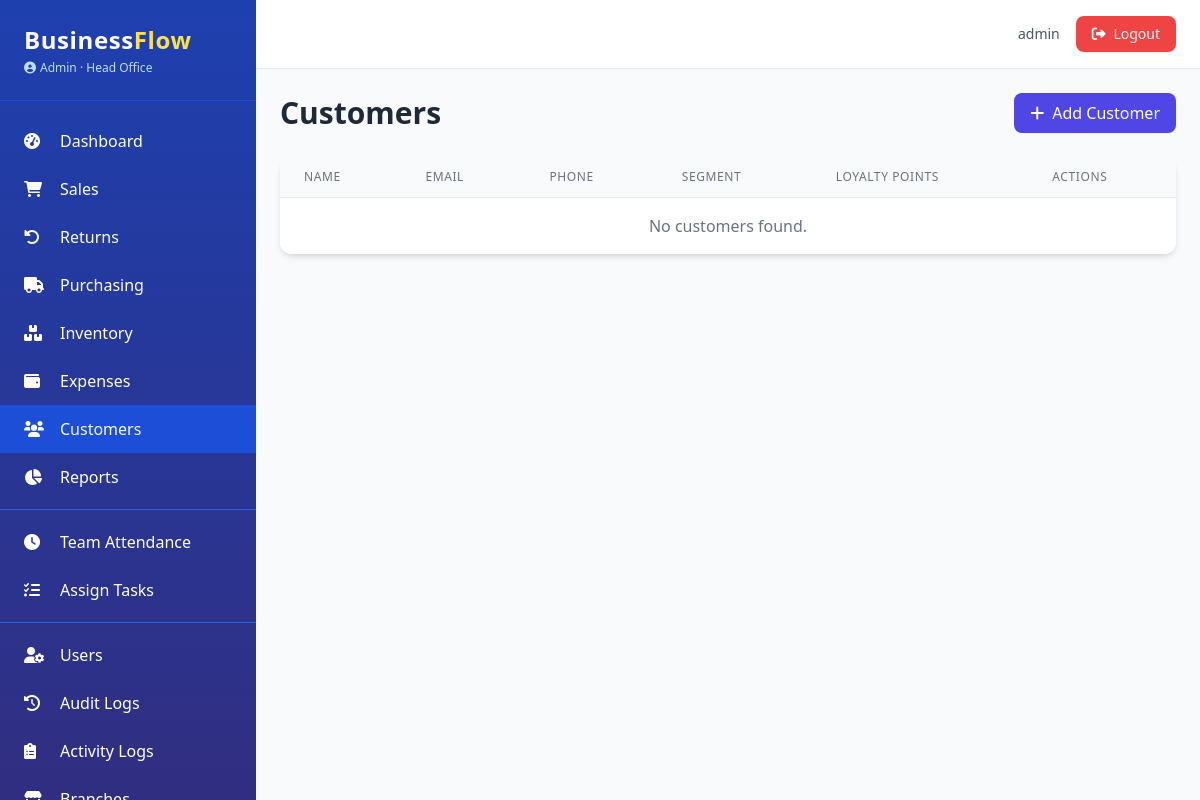
Before: /crm/customers (signed in) with the older database file.
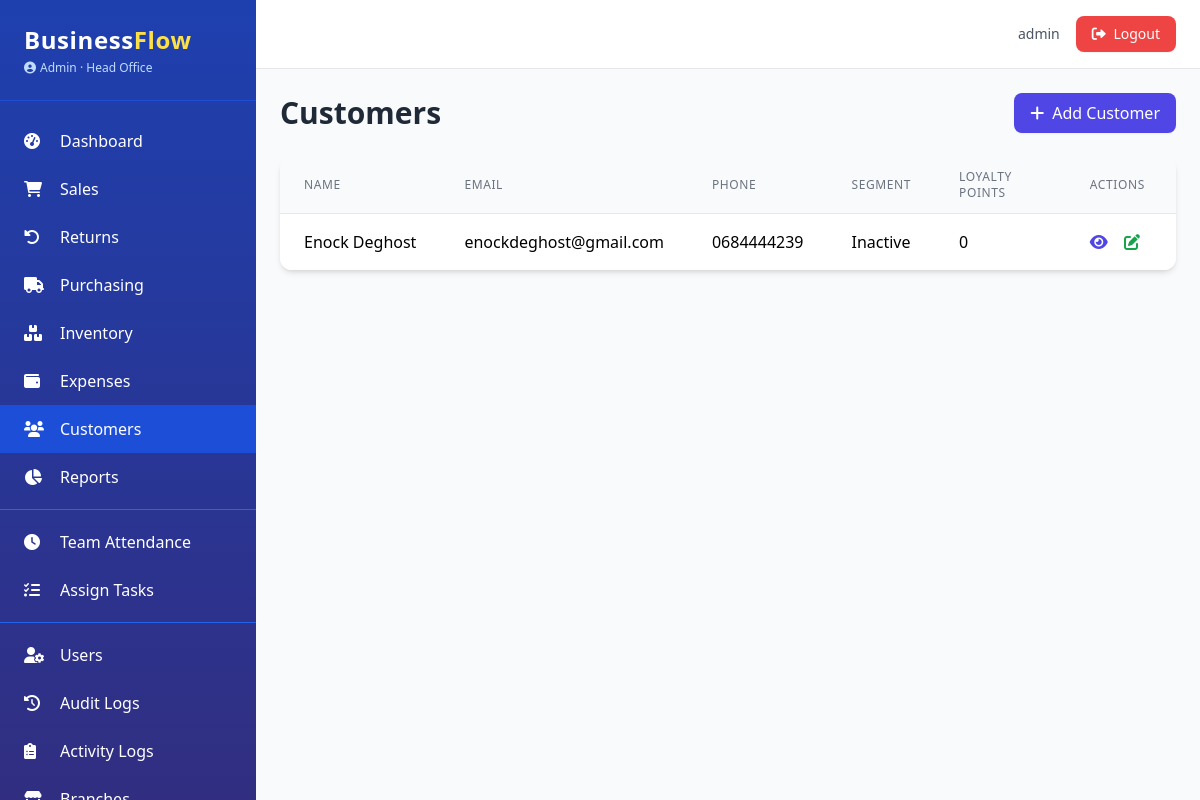
After: the same page with the newer database file.
### app.py (models this page shows, shortened)
class AuditMixin:
    @declared_attr
    def created_at(cls):
        return db.Column(db.DateTime, default=datetime.utcnow)

class SoftDeleteMixin:
    @classmethod
    def query_active(cls):
        return cls.query.filter(cls.deleted_at.is_(None))

class Customer(db.Model, AuditMixin, SoftDeleteMixin):
    __tablename__ = 'customers'
    id = db.Column(db.Integer, primary_key=True)
    name = db.Column(db.String(100), nullable=False)
    email = db.Column(db.String(120))
    phone = db.Column(db.String(20))
    address = db.Column(db.Text)
    loyalty_points = db.Column(db.Integer, default=0)
    segment = db.Column(db.String(50), default='Regular')
    birth_date = db.Column(db.Date)
    tax_id = db.Column(db.String(50))
    branch_id = db.Column(db.Integer, db.ForeignKey('branches.id'), nullable=True)
    branch = db.relationship('Branch')
    communications = db.relationship('CommunicationLog', backref='customer', lazy='dynamic')

### app.py (the view)
@crm_bp.route('/customers')
@login_required
@permission_required('view_customers')
def customer_list():
    page = request.args.get('page', 1, type=int)
    per_page = app.config.get('ITEMS_PER_PAGE', 20)
    query = Customer.query_active()
    pagination = query.order_by(Customer.created_at.desc()).paginate(page=page, per_page=per_page, error_out=False)
    return render_template('crm/list.html', pagination=pagination)

### app.py (called while the page is built)
@login_manager.user_loader
def load_user(user_id):
    return User.query_active().filter_by(id=int(user_id)).first()

def permission_required(permission):
    def decorator(f):
        @wraps(f)
        def decorated_function(*args, **kwargs):
            if not current_user.is_authenticated:
                abort(403)
            if not current_user.has_permission(permission):
                abort(403)
            return f(*args, **kwargs)
        return decorated_function
    return decorator

@app.context_processor
def inject_now():
    return {'now': datetime.utcnow(), 'current_year': datetime.utcnow().year}

    @property
    def is_admin(self):
        return self.role == 'Admin'

    def has_permission(self, perm):
        if self.is_admin:
            return True
        return perm in (self.permissions or [])

### templates/crm/list.html (shortened to what this page needs)
{% extends "base.html" %}
{% block content %}
<div class="flex justify-between items-center mb-6">
    <h1 class="text-3xl font-bold text-gray-800">Customers</h1>
    {% if current_user.has_permission('edit_customers') %}
    <a href="{{ url_for('crm.new_customer') }}" class="bg-indigo-600 hover:bg-indigo-700 text-white px-4 py-2 rounded-lg shadow-sm">
        <i class="fas fa-plus mr-2"></i>Add Customer
    </a>
    {% endif %}
</div>
<div class="bg-white rounded-xl shadow-md overflow-hidden">
    <table class="min-w-full divide-y divide-gray-200">
        <thead class="bg-gray-50">
            <tr>
                <th class="px-6 py-3 text-left text-xs font-medium text-gray-500 uppercase tracking-wider">Name</th>
                <th class="px-6 py-3 text-left text-xs font-medium text-gray-500 uppercase tracking-wider">Email</th>
                <th class="px-6 py-3 text-left text-xs font-medium text-gray-500 uppercase tracking-wider">Phone</th>
                <th class="px-6 py-3 text-left text-xs font-medium text-gray-500 uppercase tracking-wider">Segment</th>
                <th class="px-6 py-3 text-left text-xs font-medium text-gray-500 uppercase tracking-wider">Loyalty Points</th>
                <th class="px-6 py-3 text-left text-xs font-medium text-gray-500 uppercase tracking-wider">Actions</th>
            </tr>
        </thead>
        <tbody class="bg-white divide-y divide-gray-200">
            {% for customer in pagination.items %}
            <tr class="hover:bg-gray-50">
                <td class="px-6 py-4 whitespace-nowrap">{{ customer.name }}</td>
                <td class="px-6 py-4 whitespace-nowrap">{{ customer.email or '—' }}</td>
                <td class="px-6 py-4 whitespace-nowrap">{{ customer.phone or '—' }}</td>
                <td class="px-6 py-4 whitespace-nowrap">{{ customer.segment }}</td>
                <td class="px-6 py-4 whitespace-nowrap">{{ customer.loyalty_points }}</td>
                <td class="px-6 py-4 whitespace-nowrap">
                    <a href="{{ url_for('crm.customer_detail_view', customer_id=customer.id) }}" class="text-indigo-600 hover:text-indigo-900 mr-3" title="View">
                        <i class="fas fa-eye"></i>
                    </a>
                    {% if current_user.has_permission('edit_customers') %}
                    <a href="{{ url_for('crm.edit_customer', customer_id=customer.id) }}" class="text-green-600 hover:text-green-900 mr-3" title="Edit">
                        <i class="fas fa-edit"></i>
                    </a>
                    {% endif %}
                </td>
            </tr>
            {% else %}
            <tr>
                <td colspan="6" class="px-6 py-4 text-center text-gray-500">No customers found.</td>
            </tr>
            {% endfor %}
        </tbody>
    </table>
</div>
{% endblock %}

Changed rows visible on the page:
added Customer: name "Enock Deghost", email "enockdeghost@gmail.com", phone "0684444239", segment "Inactive", loyalty_points "0"
Other visible differences:
text no longer shown: "No customers found."
